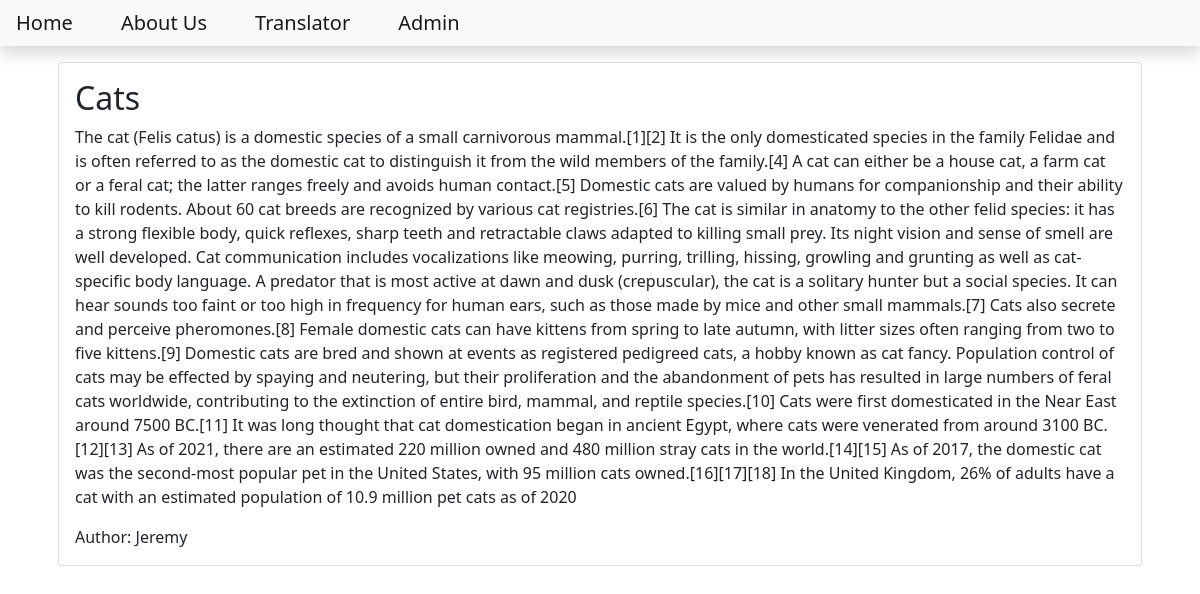
Page /cats on the committed database.
### blog/models.py (models this page shows, shortened)
class Post(models.Model): # JW Created
    title = models.CharField(max_length=200)
    content = models.TextField()
    date_created = models.DateTimeField(auto_now_add=True)
    slug = models.SlugField(max_length=200, unique=True)
    author = models.ForeignKey(to=User, on_delete=models.CASCADE) # (on_delete Cascade) will delete all the blog posts for the user if the user is deleted from the user DB table
    status = models.IntegerField(choices=STATUS, default=0)

### blog/views.py (the view)
# urls.py: path('<slug:slug>', views.BlogView.as_view(), name='blog_view'),
class BlogView(generic.DetailView):
    model = Post
    template_name = 'blog.html'

### templates/blog.html
{% extends 'base.html' %}
{% block content %}
<div class="container">
        <div class="card m-3">
        <div class="card-body">
                <h2 class="card-title">
                {{object.title}}
                </h2>
                <p class="card-text">
                {{object.content}}
                </p>
                <p class="card-text">
                Author: {{object.author | title}}
                </p>
        </div>
        </div>
{% endblock content %}

### rows in the picture
Post: title "Cats", content "The cat (Felis catus) is a domestic species of a small carnivorous mammal.[1][2] It is the only domesticated species in the family Felidae and is often referred to as the domestic cat to distinguish it from the wild members of the family.[4] A cat can either be a house cat, a farm cat or a feral cat; the latter ranges freely and avoids human contact.[5] Domestic cats are valued by humans for companionship and their ability to kill rodents. About 60 cat breeds are recognized by various cat registries.[6] The cat is similar in anatomy to the other felid species: it has a strong flexible body, quick reflexes, sharp teeth and retractable claws adapted to killing small prey. Its night vision and…", author "Jeremy"
